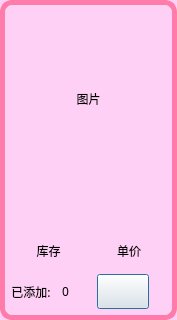
<?xml version="1.0" encoding="UTF-8"?>
<ui version="4.0">
 <class>Goods_Test</class>
 <widget class="QDialog" name="Goods_Test">
  <property name="geometry">
   <rect>
    <x>0</x>
    <y>0</y>
    <width>177</width>
    <height>320</height>
   </rect>
  </property>
  <property name="sizePolicy">
   <sizepolicy hsizetype="Fixed" vsizetype="Fixed">
    <horstretch>0</horstretch>
    <verstretch>0</verstretch>
   </sizepolicy>
  </property>
  <property name="minimumSize">
   <size>
    <width>176</width>
    <height>320</height>
   </size>
  </property>
  <property name="maximumSize">
   <size>
    <width>177</width>
    <height>320</height>
   </size>
  </property>
  <property name="windowTitle">
   <string>Dialog</string>
  </property>
  <property name="styleSheet">
   <string notr="true">#Goods_Test{
	border: 5px solid rgb(255, 110, 255);
	border-color: rgb(255, 123, 169);
	border-radius: 12px;
	background-color: rgb(255, 208, 245);
}</string>
  </property>
  <layout class="QVBoxLayout" name="verticalLayout" stretch="5,1,1,1">
   <item>
    <widget class="QLabel" name="label_goods_pic">
     <property name="text">
      <string>图片</string>
     </property>
     <property name="alignment">
      <set>Qt::AlignCenter</set>
     </property>
    </widget>
   </item>
   <item>
    <widget class="QLabel" name="label_goods_name">
     <property name="font">
      <font>
       <family>楷体</family>
      </font>
     </property>
     <property name="text">
      <string/>
     </property>
     <property name="alignment">
      <set>Qt::AlignCenter</set>
     </property>
    </widget>
   </item>
   <item>
    <layout class="QHBoxLayout" name="horizontalLayout_2">
     <item>
      <widget class="QLabel" name="label_store">
       <property name="font">
        <font>
         <family>楷体</family>
        </font>
       </property>
       <property name="text">
        <string>库存</string>
       </property>
       <property name="alignment">
        <set>Qt::AlignCenter</set>
       </property>
      </widget>
     </item>
     <item>
      <widget class="QLabel" name="label_price">
       <property name="font">
        <font>
         <family>楷体</family>
        </font>
       </property>
       <property name="text">
        <string>单价</string>
       </property>
       <property name="alignment">
        <set>Qt::AlignCenter</set>
       </property>
      </widget>
     </item>
    </layout>
   </item>
   <item>
    <layout class="QHBoxLayout" name="horizontalLayout" stretch="1,1,1,3,1">
     <item>
      <widget class="QLabel" name="label_2">
       <property name="font">
        <font>
         <family>楷体</family>
        </font>
       </property>
       <property name="text">
        <string>已添加:</string>
       </property>
       <property name="alignment">
        <set>Qt::AlignCenter</set>
       </property>
      </widget>
     </item>
     <item>
      <widget class="QLabel" name="label_dynamic_nums">
       <property name="font">
        <font>
         <family>楷体</family>
        </font>
       </property>
       <property name="text">
        <string>0</string>
       </property>
       <property name="alignment">
        <set>Qt::AlignCenter</set>
       </property>
      </widget>
     </item>
     <item>
      <spacer name="horizontalSpacer_4">
       <property name="orientation">
        <enum>Qt::Horizontal</enum>
       </property>
       <property name="sizeHint" stdset="0">
        <size>
         <width>28</width>
         <height>20</height>
        </size>
       </property>
      </spacer>
     </item>
     <item>
      <widget class="QPushButton" name="pushButton_add_remove">
       <property name="sizePolicy">
        <sizepolicy hsizetype="Expanding" vsizetype="Expanding">
         <horstretch>0</horstretch>
         <verstretch>0</verstretch>
        </sizepolicy>
       </property>
       <property name="font">
        <font>
         <family>楷体</family>
        </font>
       </property>
       <property name="text">
        <string/>
       </property>
      </widget>
     </item>
     <item>
      <spacer name="horizontalSpacer_3">
       <property name="orientation">
        <enum>Qt::Horizontal</enum>
       </property>
       <property name="sizeHint" stdset="0">
        <size>
         <width>28</width>
         <height>20</height>
        </size>
       </property>
      </spacer>
     </item>
    </layout>
   </item>
  </layout>
 </widget>
 <resources/>
 <connections/>
</ui>
